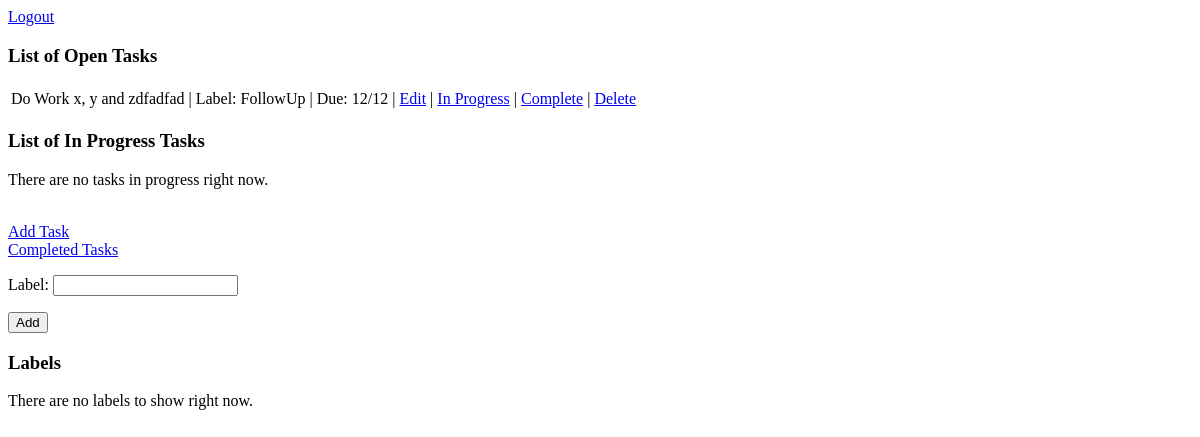
Before: /tasks/ (signed in) with the older database file.
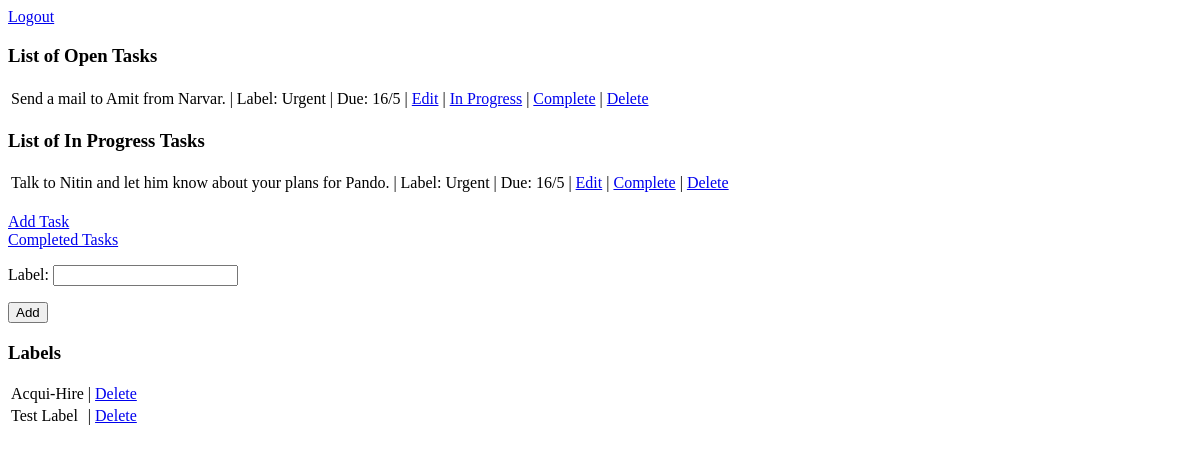
After: the same page with the newer database file.
### tasks/models.py (models this page shows, shortened)
class Tasks(models.Model):
    task_details = models.CharField('Details', max_length=500)
    task_create_time = models.DateTimeField('Task Creation Time')
    task_due_date = models.DateField('Task Due Date', null=True)
    task_last_updated_time = models.DateTimeField('Task Last Update Time')
    task_completed_time = models.DateTimeField('Task Completion Time', null=True)
    task_order_status_master = (('Open','Open'), ('Done', 'Done'), ('In Progress', 'In Progress'), ('Deleted', 'Deleted'))
    task_status = models.CharField(choices= task_order_status_master, default = 'Open', max_length=100)
    task_category = models.CharField('Task Category', max_length=200, null = True)
    task_label = models.CharField('Task Label', max_length=200, null = True)

class Labels(models.Model):
    label_name = models.CharField('Label', max_length = 100)
    label_status_master = (('Active','Active'), ('Deleted', 'Deleted'))
    label_status = models.CharField(choices= label_status_master, default = 'Active', max_length=100)
    label_create_time = models.DateTimeField('Label Creation Time')
    label_delete_time = models.DateTimeField('Label Completion Time', null=True)

### tasks/views.py (the view)
# urls.py: path('', views.index, name='index'),
def index(request):
    if request.method == "POST":
        form = LabelCreationForm(request.POST)
        if form.is_valid():
            label = form.save(commit=False)
            label.label_create_time = timezone.now()
            label.save()
            form = LabelCreationForm()
            context = home_page_context()
            context['form'] = form
            return render(request, 'tasks/index.html', context)
    else:
        form = LabelCreationForm()
        context = home_page_context()
        context['form'] = form
        return render(request, 'tasks/index.html', context)

### tasks/forms.py
class LabelCreationForm(forms.ModelForm):
    class Meta:
        model = Labels
        fields = ('label_name',)

### tasks/views.py (called while the page is built)
def home_page_context():
    tasks_not_done = Tasks.objects.exclude(task_status = 'Done')
    tasks_not_done = tasks_not_done.exclude(task_status = 'Deleted')
    tasks_not_done = tasks_not_done.exclude(task_status = 'In Progress')
    tasks_in_progress = Tasks.objects.filter(task_status = 'In Progress')
    label_list = Labels.objects.filter(label_status = 'Active')
    date_today = timezone.now().date()
    context = { 'tasks_not_done': tasks_not_done, 'tasks_in_progress': tasks_in_progress, 'label_list':label_list, 'date_today' : date_today}
    return context

### tasks/templates/tasks/index.html (shortened to what this page needs)
{% if user.is_authenticated %}
    <a href="/tasks/logout/">Logout</a>
    <h3> List of Open Tasks</h3>
    {% if tasks_not_done %}
        <table>
            <tbody>
            {% for task in tasks_not_done %}
                    <td> {{task.task_details}}</td>
                    <td> | Label: {{task.task_label}}</td>
                    <td> | Due: {{task.task_due_date.day}}/{{task.task_due_date.month}} </td>
                    <td> | <a href="/tasks/{{task.id}}/edit/">Edit</a></td>
                    <td> | <a href="/tasks/{{task.id}}/inprogress/">In Progress</a></td>
                    <td> | <a href="/tasks/{{task.id}}/complete/">Complete</a></td>
                    <td> | <a href="/tasks/{{task.id}}/delete_home/">Delete</a></td>
            {% endfor %}
            </tbody>
            </table>
    {% else %}
        <p>There are no open tasks right now.</p>
    {% endif %}
    <h3> List of In Progress Tasks</h3>
    {% if tasks_in_progress %}
        <table>
            <tbody>
            {% for task in tasks_in_progress %}
                <tr>
                    <td> {{task.task_details}}</td>
                    <td> | Label: {{task.task_label}}</td>
                    <td> | Due: {{task.task_due_date.day}}/{{task.task_due_date.month}} </td>
                    <td> | <a href="/tasks/{{task.id}}/edit/">Edit</a></td>
                    <td> | <a href="/tasks/{{task.id}}/complete/">Complete</a></td>
                    <td> | <a href="/tasks/{{task.id}}/delete_home/">Delete</a></td>
                </tr>
            {% endfor %}
            </tbody>
            </table>
    {% else %}
        <p>There are no tasks in progress right now.</p>
    {% endif %}
    <a href="/tasks/task_add/">Add Task</a> <br>
    <a href="/tasks/completed/">Completed Tasks</a> <br>
    <form method="POST" class="label-form">{% csrf_token %}
        {{ form.as_p }}
        <button type="submit" class="save btn btn-default">Add</button>
    </form>
    <h3> Labels </h3>
    {% if label_list %}
        <table>
            <tbody>
            {% for label in label_list %}
                <tr>
                    <td> {{label.label_name}}</td>
                    <td> | <a href="/tasks/{{label.id}}/label_delete/">Delete</a></td>
                </tr>
            {% endfor %}
            </tbody>
        </table>
    {% else %}
        <p>There are no labels to show right now.</p>
    {% endif %}
{% else %}
    <p><a href="/tasks/login/">Login here</a></p>
{% endif %}

Changed rows visible on the page:
no longer on this page (row edited): Tasks: task_details "Do Work x, y and zdfadfad", task_label "FollowUp", task_due_date.day "12", task_due_date.month "12", shown under "List of Open Tasks"
added Tasks: task_details "Send a mail to Amit from Narvar.", task_label "Urgent", task_due_date.day "16", task_due_date.month "5", shown under "List of Open Tasks"
added Tasks: task_details "Talk to Nitin and let him know about your plans for Pando.", task_label "Urgent", task_due_date.day "16", task_due_date.month "5", shown under "List of In Progress Tasks"
added Labels: label_name "Acqui-Hire"
added Labels: label_name "Test Label"
Other visible differences:
text no longer shown: "There are no tasks in progress right now. There are no labels to show right now."
